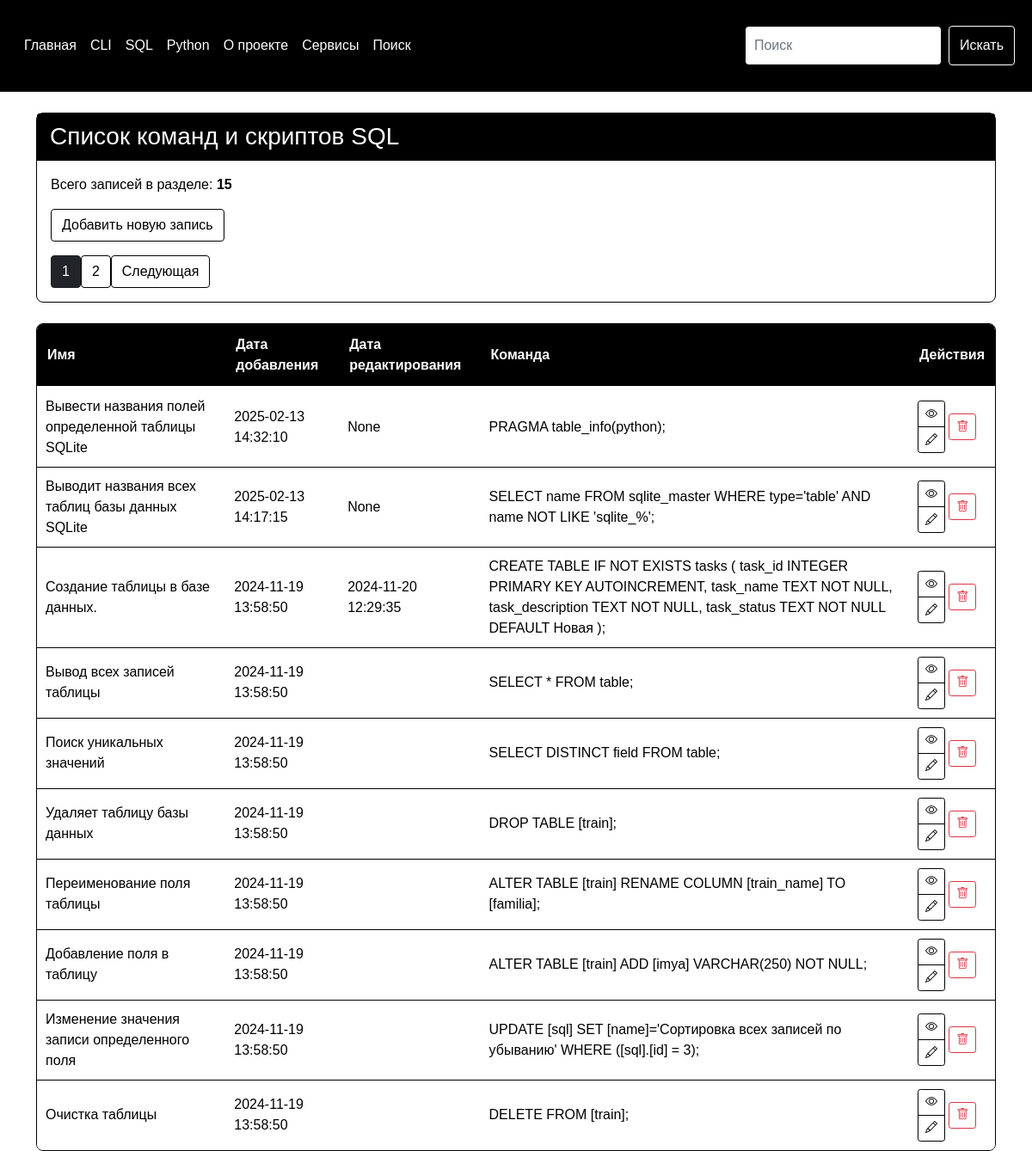
The app's page /sql with its own data.
### tables this page shows
CREATE TABLE "sql" (
  [sql_id] INTEGER PRIMARY KEY AUTOINCREMENT,
  [sql_name] TEXT NOT NULL,
  [sql_command] TEXT NOT NULL,
  [sql_date_add] TIMESTAMP DEFAULT CURRENT_TIMESTAMP,
  [sql_date_edit] TEXT
);

### modules/sql/sql_list_commands.py (the view)
@bp.route("/sql")
def sql_list_commands():
    page = request.args.get('page', 1, type=int)
    conn = connect.get_db_connection()
    cur = conn.cursor()
    sql_list_count = int(cur.execute("SELECT COUNT(*) FROM sql").fetchone()[0])
    offset = (page - 1) * PER_PAGE
    sql_list = conn.execute(
        "SELECT * FROM sql ORDER BY 1 DESC LIMIT ? OFFSET ?",
        (PER_PAGE, offset)
    ).fetchall()
    conn.close()
    total_pages = (sql_list_count + PER_PAGE - 1) // PER_PAGE
    return render_template("sql/sql_list_commands.html",
                           sql_list=sql_list,
                           sql_list_count=sql_list_count,
                           page=page,
                           total_pages=total_pages,
                           )

### modules/connect.py (called while the page is built)
def get_db_connection():
    db_path = os.path.join(BASE_DIR, '../database.db')
    conn = sqlite3.connect(db_path)
    conn.row_factory = sqlite3.Row
    return conn

### templates/sql/sql_list_commands.html (shortened to what this page needs)
{% extends "base.html" %}
{% block content %}
<div class="container mt-4">
    <div class="card mb-4">
        <div class="card-header h3">Список команд и скриптов SQL</div>
        <div class="card-body">
            <p class="card-text">Всего записей в разделе: <b>{{ sql_list_count }}</b></p>
            <p class="card-text">
                <a href="{{ url_for('add_sql_command.add_sql_command') }}" class="btn btn-outline-dark">Добавить новую запись</a>
            </p>
            <div class="pagination">
                {% for p in range(1, total_pages + 1) %}
                <a href="{{ url_for('sql_list_commands.sql_list_commands', page=p) }}" class="btn btn-outline-dark {% if p == page %}active{% endif %}">{{ p }}</a>
                {% endfor %}
                {% if page < total_pages %}
                <a href="{{ url_for('sql_list_commands.sql_list_commands', page=page+1) }}" class="btn btn-outline-dark">Следующая</a>
                {% endif %}
            </div>
        </div>
    </div>
    <div class="container-index-page">
        <table class="table-custom">
            <thead>
                <tr>
                    <th>Имя</th>
                    <th>Дата добавления</th>
                    <th>Дата редактирования</th>
                    <th>Команда</th>
                    <th>Действия</th>
                </tr>
            </thead>
            <tbody>
                {% for sql_list in sql_list %}
                <tr>
                    <td>{{ sql_list['sql_name'] }}</td>
                    <td>{{ sql_list['sql_date_add'] }}</td>
                    <td>{{ sql_list['sql_date_edit'] }}</td>
                    <td>{{ sql_list['sql_command'] }}</td>
                    <td>
                        <div class="btn-group-vertical" role="group" aria-label="Действия">
                            <a href="{{ url_for('get_post_sql_command.get_post_sql_command', sql_id=sql_list['sql_id']) }}" class="btn btn-outline-dark btn-sm">
                                <i class="bi bi-eye"></i>
                            </a>
                            <a href="{{ url_for('edit_sql_command.edit_sql_command', sql_id=sql_list['sql_id']) }}" class="btn btn-outline-dark btn-sm">
                                <i class="bi bi-pencil"></i>
                            </a>
                        </div>
                            <form action="{{ url_for('delete_sql_command.delete_sql_command', sql_id=sql_list['sql_id']) }}" method="POST" class="d-inline">
                                <button type="submit" class="btn btn-outline-danger btn-sm" onclick="return confirm('Вы точно уверены что хотите удалить запись?')">
                                    <i class="bi bi-trash"></i>
                                </button>
                            </form>
                        </div>
                    </td>
                </tr>
                {% endfor %}
{% endblock %}

### templates/base.html (shortened to what this page needs)
<!doctype html>
<html>
<head>
    <link href="https://cdn.jsdelivr.net/npm/bootstrap@5.0.2/dist/css/bootstrap.min.css" rel="stylesheet"
>
    <link rel="stylesheet" href="https://cdn.jsdelivr.net/npm/bootstrap-icons@1.7.2/font/bootstrap-icons.css">
    <link rel="stylesheet" href="https://cdnjs.cloudflare.com/ajax/libs/font-awesome/5.15.4/css/all.min.css">
    <link href="{{ url_for('static', filename='styles.css') }}" rel="stylesheet">
</head>
<body>
    {% include 'navbar.html' %}
    {% block content %}
    {% endblock %}
</body>
</html>

### templates/navbar.html (shortened to what this page needs)
<nav class="navbar navbar-expand-lg navbar-dark bg-dark">
    <div class="container-fluid">
      <div class="collapse navbar-collapse" id="navbarNav">
        <ul class="navbar-nav">
          <li class="nav-item">
            <a class="nav-link" href="{{ url_for('index.index') }}">Главная</a>
          </li>
          <li class="nav-item">
            <a class="nav-link" href="{{ url_for('cli_posts.cli_posts') }}">CLI</a>
          </li>
          <li class="nav-item">
            <a class="nav-link" href="{{ url_for('sql_list_commands.sql_list_commands') }}">SQL</a>
          </li>
          <li class="nav-item">
            <a class="nav-link" href="{{ url_for('python_list_commands.python_list_commands') }}">Python</a>
          </li>
          <li class="nav-item">
            <a class="nav-link" href="{{ url_for('about.about_list') }}">О проекте</a>
          </li>
          <li class="nav-item">
            <a class="nav-link" href="{{ url_for('services.services') }}">Сервисы</a>
          </li>
          <li class="nav-item">
            <a class="nav-link" href="{{ url_for('search.search') }}">Поиск</a>
          </li>
        </ul>
      </div>
      <form class="d-flex" action="/search" method="post" role="search">
        <input class="form-control me-2" type="text" placeholder="Поиск" aria-label="Search" name="search_term" id="search_term" required>
        <button class="btn btn-outline-light" type="submit">Искать</button>
      </form>
    </div>
  </nav>

### static/styles.css (style rules this page uses)
body { background-color: #fff; color: #000; font-family: 'Arial', sans-serif; margin: 0; padding: 0; }
.card { border: 1px solid #000; border-radius: 8px; margin-bottom: 20px; }
.card-header { background-color: #000; color: #fff; border-bottom: 1px solid #000; padding: 10px 15px; }
.btn-outline-dark { border-color: #000; color: #000; transition: background-color 0.3s ease, color 0.3s ease; }
.btn-outline-light { border-color: #ffffff; color: #ffffff; transition: background-color 0.3s ease, color 0.3s ease; }
.form-control { background-color: #ffffff; color: #000000; border: 1px solid #000000; padding: 10px; border-radius: 4px; transition: border-color 0.3s ease, box-shadow 0.3s ease; }
.navbar { background-color: #000000 !important; border-bottom: 1px solid #333333; padding: 10px 0; }
.navbar-nav .nav-link { color: #ffffff !important; transition: color 0.3s ease; padding: 10px 15px; }
.container-fluid { padding: 20px; }
.table-custom { width: 100%; border-collapse: separate; border-spacing: 0; border: 1px solid #000; border-radius: 8px; overflow: hidden; }
.table-custom thead th { background-color: #000; color: #fff; border-bottom: 2px solid #fff; padding: 12px; }
.table-custom tbody td { background-color: #fff; color: #000; border-bottom: 1px solid #000; padding: 10px; }
.table-custom tbody tr:last-child td { border-bottom: none; }

### records on screen
sql: sql_name "Вывести названия полей определенной таблицы SQLite", sql_date_add "2025-02-13 14:32:10", sql_date_edit "None", sql_command "PRAGMA table_info(python);"
sql: sql_name "Выводит названия всех таблиц базы данных SQLite", sql_date_add "2025-02-13 14:17:15", sql_date_edit "None", sql_command "SELECT name FROM sqlite_master WHERE type='table' AND name NOT LIKE 'sqlite_%';"
sql: sql_name "Создание таблицы в базе данных.", sql_date_add "2024-11-19 13:58:50", sql_date_edit "2024-11-20 12:29:35", sql_command "CREATE TABLE IF NOT EXISTS tasks ( task_id INTEGER PRIMARY KEY AUTOINCREMENT, task_name TEXT NOT NULL, task_description TEXT NOT NULL, task_status TEXT NOT NULL DEFAULT Новая );"
sql: sql_name "Вывод всех записей таблицы", sql_date_add "2024-11-19 13:58:50", sql_command "SELECT * FROM table;"
sql: sql_name "Поиск уникальных значений", sql_date_add "2024-11-19 13:58:50", sql_command "SELECT DISTINCT field FROM table;"
sql: sql_name "Удаляет таблицу базы данных", sql_date_add "2024-11-19 13:58:50", sql_command "DROP TABLE [train];"
sql: sql_name "Переименование поля таблицы", sql_date_add "2024-11-19 13:58:50", sql_command "ALTER TABLE [train] RENAME COLUMN [train_name] TO [familia];"
sql: sql_name "Добавление поля в таблицу", sql_date_add "2024-11-19 13:58:50", sql_command "ALTER TABLE [train] ADD [imya] VARCHAR(250) NOT NULL;"
sql: sql_name "Изменение значения записи определенного поля", sql_date_add "2024-11-19 13:58:50", sql_command "UPDATE [sql] SET [name]='Сортировка всех записей по убыванию' WHERE ([sql].[id] = 3);"
sql: sql_name "Очистка таблицы", sql_date_add "2024-11-19 13:58:50", sql_command "DELETE FROM [train];"

### other values on screen
{{ sql_list_count }} "15"
{{ p }} "1" "2"
